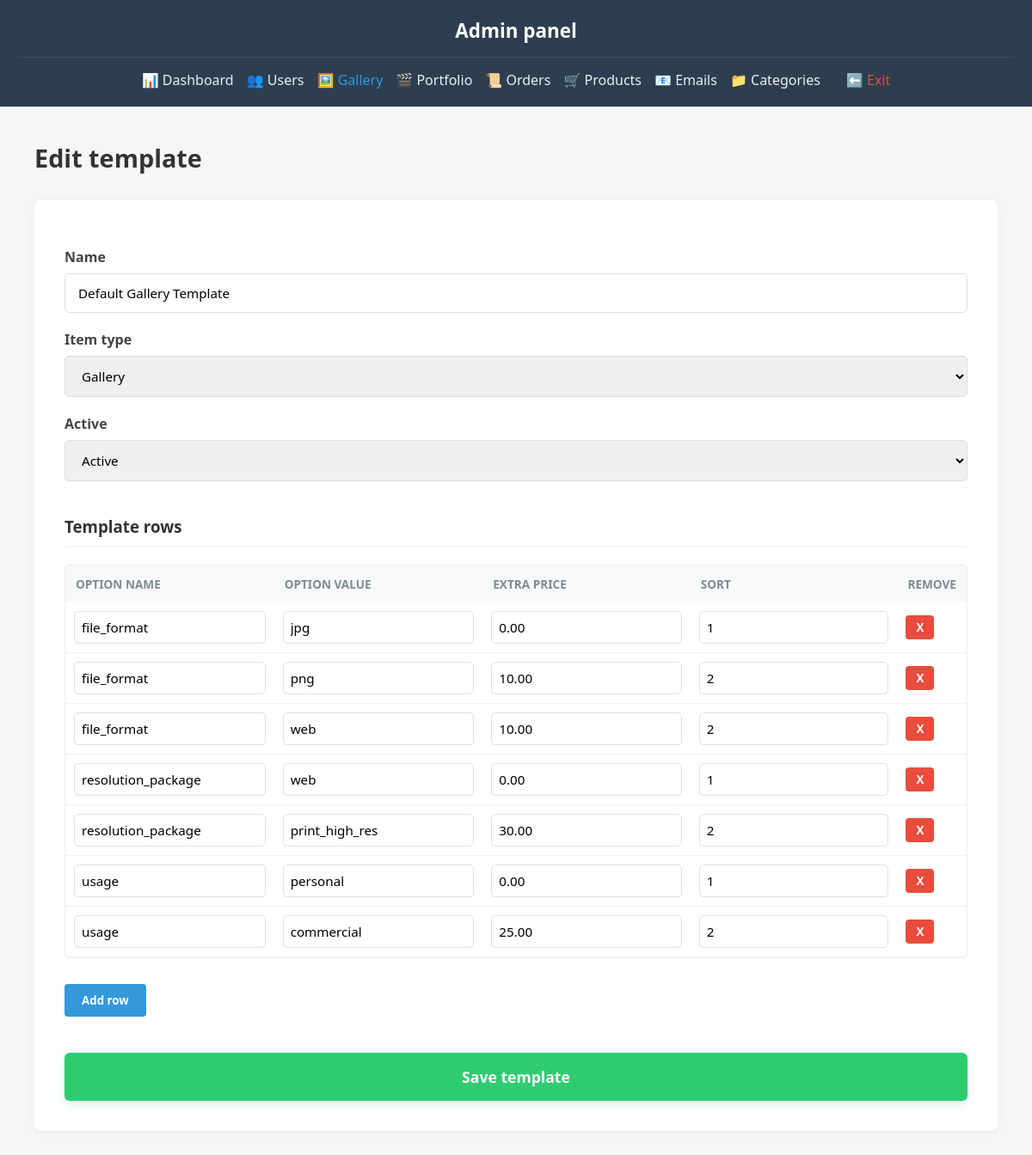
The page /admin/option_template_edit.php?id=1 (signed in) on the database its author committed.
### tables this page shows
CREATE TABLE `option_templates` (
  `id` int(10) UNSIGNED NOT NULL,
  `name` varchar(100) NOT NULL,
  `item_type` enum('gallery','digital_product','service') NOT NULL,
  `is_active` tinyint(1) NOT NULL DEFAULT 1,
  `created_at` timestamp NOT NULL DEFAULT current_timestamp()
);

CREATE TABLE `option_template_items` (
  `id` int(10) UNSIGNED NOT NULL,
  `template_id` int(10) UNSIGNED NOT NULL,
  `option_name` varchar(100) NOT NULL,
  `option_value` varchar(150) NOT NULL,
  `extra_price` decimal(10,2) NOT NULL DEFAULT 0.00,
  `sort_order` int(11) NOT NULL DEFAULT 0,
  `is_active` tinyint(1) NOT NULL DEFAULT 1
);

### admin/option_template_edit.php (the view, shortened to what this page needs)
<?php
require_once __DIR__ . '/../includes/db.php';
require_once __DIR__ . '/../includes/page_start.php';
$id = (int)($_GET['id'] ?? 0);
$template = null;
$rows = [];
if ($id > 0) {
    $stmt = $pdo->prepare("
        SELECT *
        FROM option_templates
        WHERE id = ?
        LIMIT 1
    ");
    $stmt->execute([$id]);
    $template = $stmt->fetch();
    if ($template) {
        $rowStmt = $pdo->prepare("
            SELECT option_name, option_value, extra_price, sort_order
            FROM option_template_items
            WHERE template_id = ?
            AND is_active = 1
            ORDER BY option_name, sort_order
        ");
        $rowStmt->execute([$id]);
        $rows = $rowStmt->fetchAll();
    }
}
?>
<div class="admin-container">
    <aside class="admin-sidebar">
        <h2>Admin panel</h2>
        <ul>
            <li><a href="<?= BASE_URL ?>/admin/dashboard.php">📊 Dashboard</a></li>
            <li><a href="<?= BASE_URL ?>/admin/users.php">👥 Users</a></li>
            <li class="dropdown-container">
                <a href="<?= BASE_URL ?>/admin/gallery_items.php" class="dropdown-trigger" style="color: var(--primary);">🖼️ Gallery</a>
            </li>
            <li><a href="<?= BASE_URL ?>/admin/admin_portfolio.php">🎬 Portfolio</a></li>
            <li class="dropdown-container">
                <a href="<?= BASE_URL ?>/admin/orders.php" class="dropdown-trigger">📜 Orders</a>
            </li>
            <li><a href="<?= BASE_URL ?>/admin/products.php">🛒 Products</a></li>
            <li>
                <a href="<?= BASE_URL ?>/admin/email_logs.php" style="position: relative;">
                    📧 Emails
                </a>
            </li>
            <li><a href="<?= BASE_URL ?>/admin/categories.php">📁 Categories</a></li>
            <li><a href="<?= BASE_URL ?>" style="color:var(--danger)">⬅️ Exit</a></li>
        </ul>
    </aside>
    <main class="admin-main">
        <div class="page-header">
            <h1><?= $template ? 'Edit template' : 'Create template' ?></h1>
        </div>
        <form method="POST" action="<?= BASE_URL ?>/backend/handlers/admin_option_template_save.php">
            <label>Name</label>
            <input type="text" name="name" value="<?= htmlspecialchars($template['name'] ?? '') ?>" required>
            <label>Item type</label>
            <select name="item_type">
                <option value="gallery" <?= (($template['item_type'] ?? 'gallery') === 'gallery') ? 'selected' : '' ?>>Gallery</option>
            </select>
            <label>Active</label>
            <select name="is_active">
                <option value="1" <?= ((int)($template['is_active'] ?? 1) === 1) ? 'selected' : '' ?>>Active</option>
            </select>
            <h3>Template rows</h3>
            <div class="data-table-container">
                <table class="admin-table" id="templateRowsTable">
                    <thead>
                        <tr>
                            <th>Option name</th>
                            <th>Option value</th>
                            <th>Extra price</th>
                            <th>Sort</th>
                            <th>Remove</th>
                        </tr>
                    </thead>
                    <tbody>
                        <?php if ($rows): ?>
                            <?php foreach ($rows as $row): ?>
                                <tr>
                                    <td><input type="text" name="option_name[]" value="<?= htmlspecialchars($row['option_name']) ?>"></td>
                                    <td><input type="text" name="option_value[]" value="<?= htmlspecialchars($row['option_value']) ?>"></td>
                                    <td><input type="number" step="0.01" name="option_price[]" value="<?= htmlspecialchars($row['extra_price']) ?>"></td>
                                    <td><input type="number" name="option_sort[]" value="<?= (int)$row['sort_order'] ?>"></td>
                                    <td><button type="button" onclick="removeRow(this)">X</button></td>
                                </tr>
                            <?php endforeach; ?>
                        <?php endif; ?>
                    </tbody>
                </table>
            </div>
            <button type="button" onclick="addRow()">Add row</button>
            <br><br>
            <button type="submit">Save template</button>
        </form>
    </main>
</div>
</body>
</html>

### css/style_global.css (style rules this page uses)
*, *::before, *::after { box-sizing: border-box; }
html, body { margin: 0; padding: 0; width: 100%; min-height: 100vh; background-color: #1a2529; font-family: 'Montserrat', sans-serif; overflow-x: hidden; }

### css/style_header.css (style rules this page uses)
body { margin: 0; padding: 0; }

### css/style_footer.css (style rules this page uses)
html, body { margin: 0; padding: 0; height: auto; min-height: 100%; display: flex; flex-direction: column; }
main { flex: 1 0 auto; }

### css/style_admin_option_template_edit.css (style rules this page uses)
:root { --sidebar-bg: #2c3e50; --sidebar-hover: rgba(255, 255, 255, 0.05); --main-bg: #f4f7f6; --text-dark: #333; --text-light: #ecf0f1; --primary: #3498db; --success: #2ecc71; --warning: #f1c40f; --danger: #e74c3c; --white: #ffffff; --border-rgba: rgba(255, 255, 255, 0.1); }
* { margin: 0; padding: 0; box-sizing: border-box; font-family: 'Segoe UI', Tahoma, Geneva, Verdana, sans-serif; }
.admin-container { display: flex; min-height: 100vh; }
.admin-sidebar { width: 260px; background: var(--sidebar-bg); color: var(--white); padding: 25px; flex-shrink: 0; }
.admin-sidebar h2 { font-size: 1.4rem; padding-bottom: 15px; border-bottom: 1px solid var(--border-rgba); margin-bottom: 25px; }
.admin-sidebar ul { list-style: none; padding: 0; margin: 0; }
.admin-sidebar li { margin: 18px 0; position: relative; }
.admin-sidebar a { color: var(--text-light); text-decoration: none; display: flex; align-items: center; gap: 10px; transition: all 0.6s ease; }
.admin-main { flex-grow: 1; background: var(--main-bg); padding: 40px; overflow-x: hidden; }
.page-header, form { max-width: 1200px; margin-left: auto; margin-right: auto; }
.page-header h1 { color: var(--text-dark); font-size: 1.8rem; margin-bottom: 30px; }
form { background: var(--white); padding: 35px; border-radius: 8px; box-shadow: 0 2px 10px rgba(0,0,0,0.05); }
form label { display: block; font-weight: 600; margin-top: 20px; margin-bottom: 8px; color: #444; }
form input[type="text"], form input[type="number"], form select { width: 100%; padding: 12px 15px; border: 1px solid #ddd; border-radius: 5px; font-size: 0.95rem; transition: border-color 0.3s; }
form h3 { margin-top: 40px; margin-bottom: 20px; padding-bottom: 10px; border-bottom: 2px solid var(--main-bg); color: var(--text-dark); }
.data-table-container { margin-bottom: 20px; border: 1px solid #eee; border-radius: 6px; overflow: hidden; }
.admin-table { width: 100%; border-collapse: collapse; }
.admin-table th { background: #f8f9fa; padding: 12px; text-align: left; font-size: 0.85rem; color: #7f8c8d; text-transform: uppercase; }
.admin-table td { padding: 10px; border-bottom: 1px solid #f1f1f1; }
.admin-table input { padding: 8px !important; border: 1px solid #e0e0e0 !important; }
button[type="button"][onclick="addRow()"] { background: var(--primary); color: white; border: none; padding: 10px 20px; border-radius: 4px; cursor: pointer; font-weight: 600; margin-top: 10px; transition: background 0.3s; }
.admin-table button[onclick^="removeRow"] { background: var(--danger); color: white; border: none; padding: 5px 12px; border-radius: 4px; cursor: pointer; font-weight: bold; }
button[type="submit"] { background: var(--success); color: white; border: none; padding: 16px 40px; border-radius: 6px; cursor: pointer; font-weight: 700; font-size: 1.1rem; margin-top: 20px; width: 100%; transition: background 0.3s; box-shadow: 0 4px 12px rgba(46, 204, 113, 0.2); }
@media (max-width: 1200px) { .admin-container { flex-direction: column; } }
@media (max-width: 1200px) { .admin-sidebar { width: 100%; padding: 20px; z-index: 1000; } }
@media (max-width: 1200px) { .admin-sidebar h2 { text-align: center; margin-bottom: 15px; } }
@media (max-width: 1200px) { .admin-sidebar ul { display: flex; flex-wrap: wrap; justify-content: center; gap: 15px; } }
@media (max-width: 1200px) { .admin-sidebar li { margin: 0; } }

### rows shown on the page
option_templates: name "Default Gallery Template", item_type "Gallery", is_active "Active"
option_template_items: option_name "file_format", option_value "jpg", extra_price "0.00", sort_order "1"
option_template_items: option_name "file_format", option_value "png", extra_price "10.00", sort_order "2"
option_template_items: option_name "file_format", option_value "web", extra_price "10.00", sort_order "2"
option_template_items: option_name "resolution_package", option_value "web", extra_price "0.00", sort_order "1"
option_template_items: option_name "resolution_package", option_value "print_high_res", extra_price "30.00", sort_order "2"
option_template_items: option_name "usage", option_value "personal", extra_price "0.00", sort_order "1"
option_template_items: option_name "usage", option_value "commercial", extra_price "25.00", sort_order "2"
